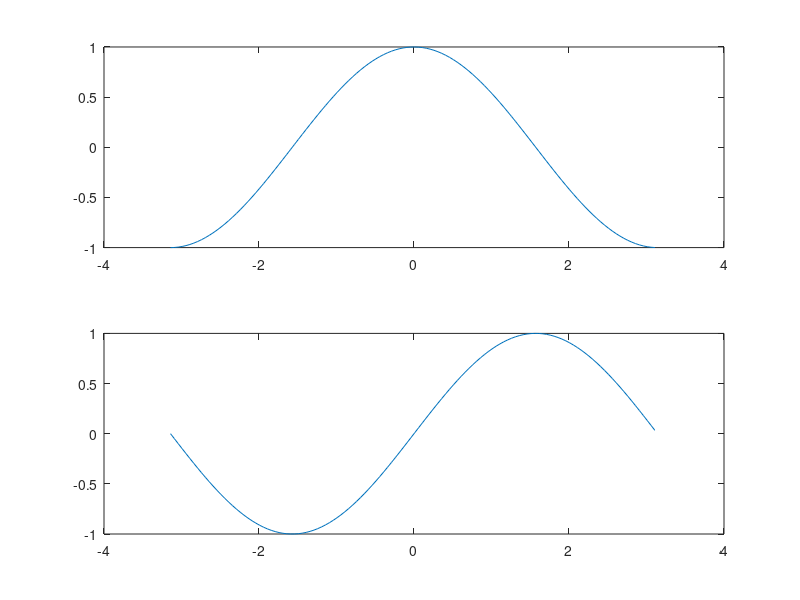
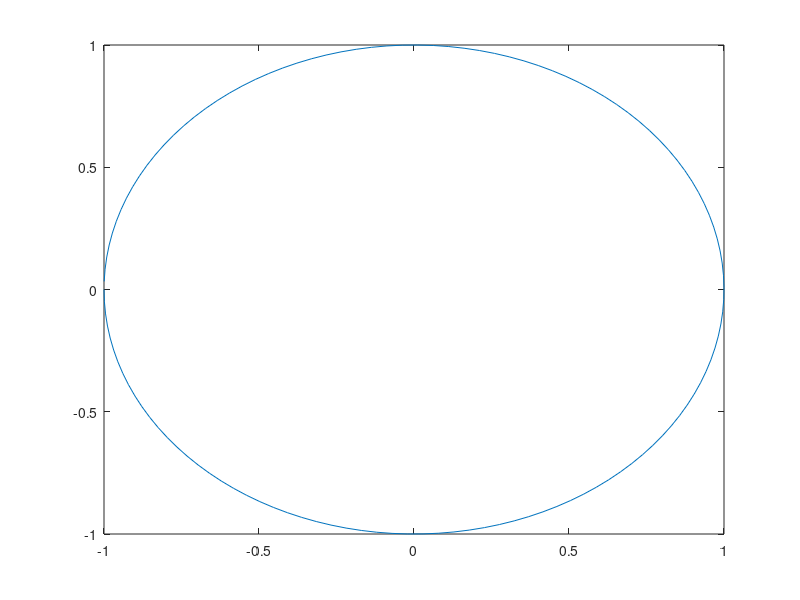

MATLAB code for these plots, in order:
close all;  clear all;  clc; 

xi=-pi;xf=pi;xt=0.05;
x=xi:xt:xf;

figure(1);
a=cos(x);
subplot(2,1,1);
plot(x,a); 
b=sin(x);
subplot(2,1,2);
plot(x,b); 

figure(2);
plot(a,b); 

